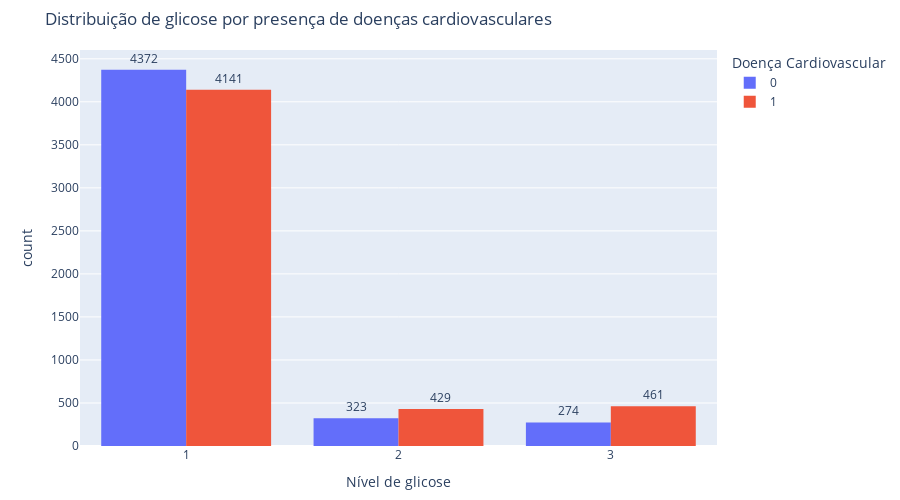

Notebook code for this chart:
### Markdown cell above
Analisando os dados do gráfico, podemos perceber que há uma diferença relevante entre os níveis de colesterol e a presença de doenças cardiovasculares. No nível 1, há uma quantidade maior de indivíduos sem a doença, enquanto nos níveis 2 e 3, a presença da doença é mais significativa, especialmente no nível 3, onde há bem mais casos de doença do que de pessoas saudáveis.  
Isso sugere que colesterol mais elevado pode estar relacionado a um maior risco de problemas cardiovasculares.

### Code cell
fig = px.histogram(cardio, x='gluc', color='cardio_disease', barmode='group',
                   labels={'gluc': 'Nível de glicose', 'cardio_disease': 'Doença Cardiovascular'},
                   title='Distribuição de glicose por presença de doenças cardiovasculares')
fig.update_layout(height=500, margin=dict(t=50, b=50))
fig.update_traces(texttemplate='%{y}', textposition='outside')
fig.show()

### Figure 1 — Plotly figure (JSON) as saved in the notebook; plotly's stock layout.template omitted (floating-point values rounded to 4 significant figures; data arrays with more than 128 entries replaced by an {"elided": "..."} marker saying what was removed)
{"data": [{"alignmentgroup": "True", "bingroup": "x", "hovertemplate": "Doença Cardiovascular=0<br>Nível de glicose=%{x}<br>count=%{y}<extra></extra>", "legendgroup": "0", "marker": {"color": "#636efa", "pattern": {"shape": ""}}, "name": "0", "offsetgroup": "0", "orientation": "v", "showlegend": true, "textposition": "outside", "texttemplate": "%{y}", "type": "histogram", "x": {"elided": "4969 int values"}, "xaxis": "x", "yaxis": "y"}, {"alignmentgroup": "True", "bingroup": "x", "hovertemplate": "Doença Cardiovascular=1<br>Nível de glicose=%{x}<br>count=%{y}<extra></extra>", "legendgroup": "1", "marker": {"color": "#EF553B", "pattern": {"shape": ""}}, "name": "1", "offsetgroup": "1", "orientation": "v", "showlegend": true, "textposition": "outside", "texttemplate": "%{y}", "type": "histogram", "x": {"elided": "5031 int values"}, "xaxis": "x", "yaxis": "y"}], "layout": {"barmode": "group", "height": 500, "legend": {"title": {"text": "Doença Cardiovascular"}, "tracegroupgap": 0}, "margin": {"b": 50, "t": 50}, "title": {"text": "Distribuição de glicose por presença de doenças cardiovasculares"}, "xaxis": {"anchor": "y", "domain": [0, 1], "title": {"text": "Nível de glicose"}}, "yaxis": {"anchor": "x", "domain": [0, 1], "title": {"text": "count"}}}}
